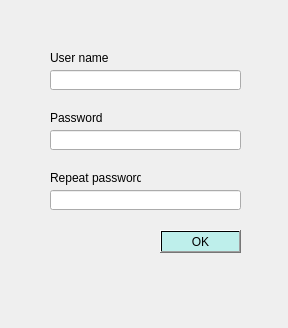
<?xml version="1.0" encoding="UTF-8"?>
<ui version="4.0">
 <class>Registration</class>
 <widget class="QDialog" name="Registration">
  <property name="geometry">
   <rect>
    <x>0</x>
    <y>0</y>
    <width>288</width>
    <height>328</height>
   </rect>
  </property>
  <property name="windowTitle">
   <string>Dialog</string>
  </property>
  <widget class="QLineEdit" name="nameEdit">
   <property name="geometry">
    <rect>
     <x>50</x>
     <y>70</y>
     <width>191</width>
     <height>20</height>
    </rect>
   </property>
  </widget>
  <widget class="QLabel" name="label">
   <property name="geometry">
    <rect>
     <x>50</x>
     <y>50</y>
     <width>61</width>
     <height>16</height>
    </rect>
   </property>
   <property name="text">
    <string>User name</string>
   </property>
  </widget>
  <widget class="QLabel" name="label_2">
   <property name="geometry">
    <rect>
     <x>50</x>
     <y>110</y>
     <width>61</width>
     <height>16</height>
    </rect>
   </property>
   <property name="text">
    <string>Password</string>
   </property>
  </widget>
  <widget class="QLineEdit" name="passwdEdit">
   <property name="enabled">
    <bool>true</bool>
   </property>
   <property name="geometry">
    <rect>
     <x>50</x>
     <y>130</y>
     <width>191</width>
     <height>20</height>
    </rect>
   </property>
   <property name="focusPolicy">
    <enum>Qt::StrongFocus</enum>
   </property>
   <property name="inputMethodHints">
    <set>Qt::ImhHiddenText|Qt::ImhNoAutoUppercase|Qt::ImhNoPredictiveText|Qt::ImhSensitiveData</set>
   </property>
   <property name="echoMode">
    <enum>QLineEdit::Password</enum>
   </property>
   <property name="cursorMoveStyle">
    <enum>Qt::VisualMoveStyle</enum>
   </property>
  </widget>
  <widget class="QLineEdit" name="reppassEdit">
   <property name="geometry">
    <rect>
     <x>50</x>
     <y>190</y>
     <width>191</width>
     <height>20</height>
    </rect>
   </property>
   <property name="inputMethodHints">
    <set>Qt::ImhHiddenText|Qt::ImhNoAutoUppercase|Qt::ImhNoPredictiveText|Qt::ImhSensitiveData</set>
   </property>
   <property name="echoMode">
    <enum>QLineEdit::Password</enum>
   </property>
  </widget>
  <widget class="QLabel" name="label_3">
   <property name="geometry">
    <rect>
     <x>50</x>
     <y>170</y>
     <width>91</width>
     <height>16</height>
    </rect>
   </property>
   <property name="text">
    <string>Repeat password</string>
   </property>
  </widget>
  <widget class="QPushButton" name="okButton">
   <property name="geometry">
    <rect>
     <x>160</x>
     <y>230</y>
     <width>81</width>
     <height>23</height>
    </rect>
   </property>
   <property name="styleSheet">
    <string notr="true">background-color: qlineargradient(spread:pad, x1:0, y1:0, x2:0, y2:0, stop:0 rgba(190, 239, 235, 255));</string>
   </property>
   <property name="text">
    <string>OK</string>
   </property>
  </widget>
 </widget>
 <resources/>
 <connections/>
</ui>
